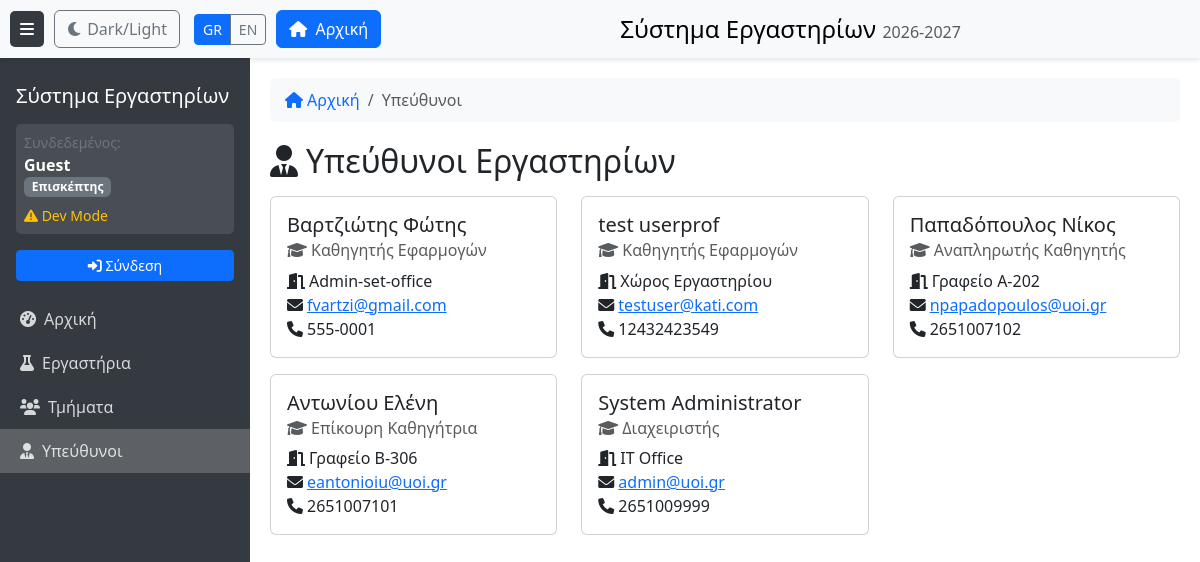
Before: /professors-view with the older database file.
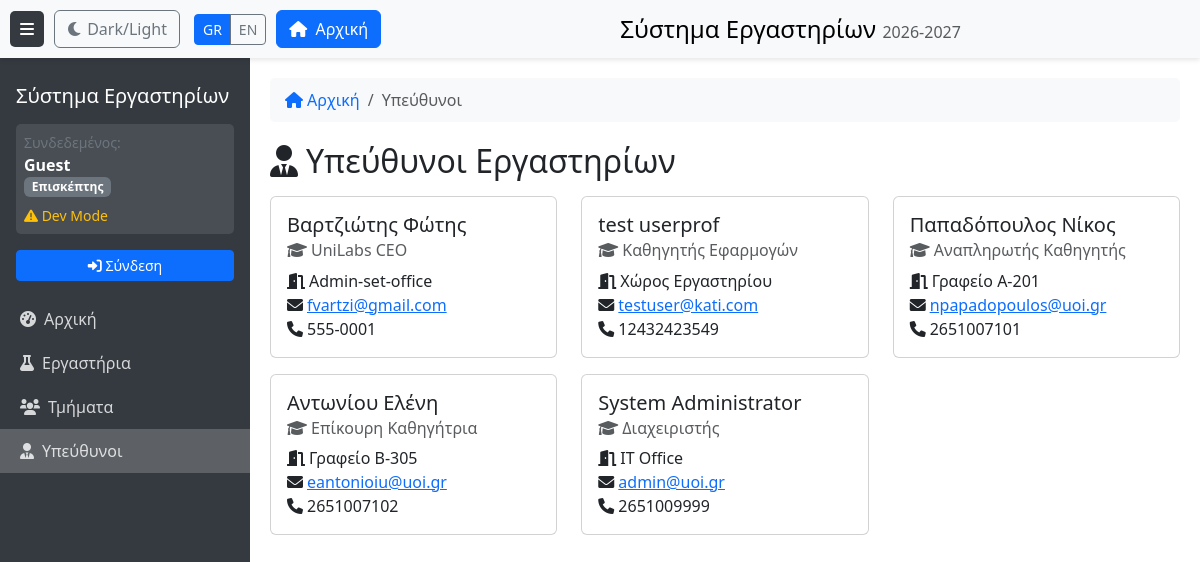
After: the same page with the newer database file.
### models.py (models this page shows)
class Professor(db.Model):
    __tablename__ = 'professor'
    prof_id = db.Column(db.Integer, primary_key=True, autoincrement=True)
    name = db.Column(db.Text, nullable=False)
    status = db.Column(db.Text, nullable=False)
    office = db.Column(db.Text, nullable=False)
    email = db.Column(db.Text, nullable=False)
    tel = db.Column(db.Text, nullable=False)

### routes/views.py (the view)
@views_bp.route('/professors-view')
@require_permission('professors_list', 'view')
def professors_page():
    professors = Professor.query.all()
    return render_template('professors.html',
                           active_page='professors',
                           professors=professors)

### app.py (called while the page is built)
def get_locale():
    return session.get('language', 'el')

@app.context_processor
def inject_common_vars():
    return {
        'name': session.get('name', 'Guest'),
        'role': session.get('role', 'guest'),
        'AUTH_MODE': app.config['AUTH_MODE'],
        'academic_year': get_academic_year(),
        'current_language': session.get('language', 'el'),
    }

@app.after_request
def add_no_cache_headers(response):
    if 'text/html' in response.content_type:
        response.headers['Cache-Control'] = 'no-cache, no-store, must-revalidate'
        response.headers['Pragma'] = 'no-cache'
        response.headers['Expires'] = '0'
    return response

### auth.py (called while the page is built, shortened)
def require_permission(resource, action):
    def decorator(f):
        @functools.wraps(f)
        def decorated_function(*args, **kwargs):
            matrix = PermissionMatrix()
            if 'schGrAcPersonID' in session:
                user_id = session['schGrAcPersonID']
                role = matrix.get_user_role(user_id)
            else:
                role = 'guest'
            return f(*args, **kwargs)
        return decorated_function
    return decorator

### templates/professors.html (shortened to what this page needs)
﻿{% extends "base.html" %}
{% block breadcrumb %}
<li class="breadcrumb-item active" aria-current="page">{{ _('Υπεύθυνοι') }}</li>
{% endblock %}
{% block content %}
<div class="d-flex justify-content-between align-items-center mb-3">
    <h2 class="mb-0"><i class="fas fa-user-tie me-2"></i>{{ _('Υπεύθυνοι Εργαστηρίων') }}</h2>
</div>
<div class="row">
    {% for prof in professors %}
    <div class="col-md-6 col-lg-4 mb-3">
        <div class="card h-100">
            <div class="card-body">
                <h5 class="card-title">{{ prof.name }}</h5>
                {% if prof.status %}<h6 class="card-subtitle mb-2 text-muted"><i class="fas fa-graduation-cap me-1"></i><span id="status-{{ prof.prof_id }}">{{ prof.status }}</span></h6>{% endif %}
                <p class="card-text">
                    <i class="fas fa-door-open me-1"></i><span id="office-{{ prof.prof_id }}">{{ prof.office }}</span><br>
                    <i class="fas fa-envelope me-1"></i><a href="mailto:{{ prof.email }}">{{ prof.email }}</a><br>
                    <i class="fas fa-phone me-1"></i><span id="tel-{{ prof.prof_id }}">{{ prof.tel }}</span>
                </p>
            </div>
        </div>
    </div>
    {% endfor %}
</div>
{% endblock %}

Changed rows visible on the page:
changed Professor "Βαρτζιώτης Φώτης": status "Καθηγητής Εφαρμογών" → "UniLabs CEO"
changed Professor "Παπαδόπουλος Νίκος": office "Γραφείο Α-202" → "Γραφείο Α-201"; tel "2651007102" → "2651007101"
changed Professor "Αντωνίου Ελένη": office "Γραφείο Β-306" → "Γραφείο Β-305"; tel "2651007101" → "2651007102"
